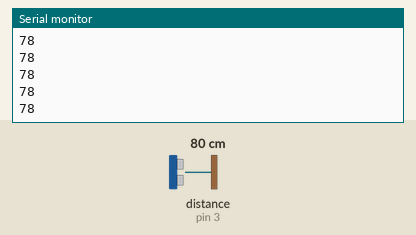
Simulated run of this sketch. Board: Arduino Uno, built with avr-gcc and run on an emulated ATmega328P. On the bench: the last lines printed to the serial monitor. Wiring (inferred from the names in the program): ultrasonic range finder: trigger pin 2; echo pin 3. The inputs (shaded band) are chosen by the test bench; at power-on: distance to the obstacle (sensor on pin 3) 80 cm. The echo pulse lasts 58.3 µs per cm.

Above: at 1.2 s.
1.3 s: distance to the obstacle (sensor on pin 3) set to 2 cm
At 1.48 s:
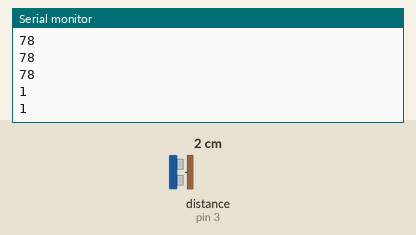
2.8 s: distance to the obstacle (sensor on pin 3) set to 4 cm
At 2.89 s:
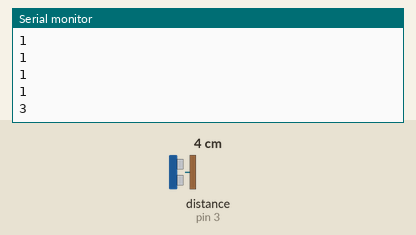
Timing chart, 0 to 5.8 s (numbered marks = the images above; inputs shaded):
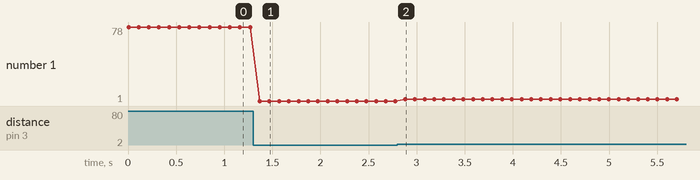

The sketch:

ultrasonic.ino
```cpp
int trigger = 2;
int echo = 3;


void setup() {
 Serial.begin(9600); // set the baud rate
 Serial.println("Ready"); // print "Ready" once

 pinMode(trigger, OUTPUT);
 pinMode(echo, INPUT);

 }


void loop() {

 /* The following trigPin/echoPin cycle is used to determine the
 distance of the nearest object by bouncing soundwaves off of it. */
 digitalWrite(trigger, LOW);
 delayMicroseconds(2);

 digitalWrite(trigger, HIGH);
 delayMicroseconds(10);

 digitalWrite(trigger, LOW);
 long duration = pulseIn(echo, HIGH);

 //Calculate the distance (in cm) based on the speed of sound.
 long distance = duration/59;

Serial.println(distance); // send the data back in a new line so that it is not all one long line


delay(100); // delay for 1/10 of a second
}
```

Measured:
- after the input at 1.3 s, the serial monitor: prints a new line after 0.07 s (image 1)
- after the input at 2.8 s, the serial monitor: prints a new line after 0.08 s (image 2)
- plotted number 1: 78 → 1 after the input at 1.3 s, 1 → 3 after the input at 2.8 s
